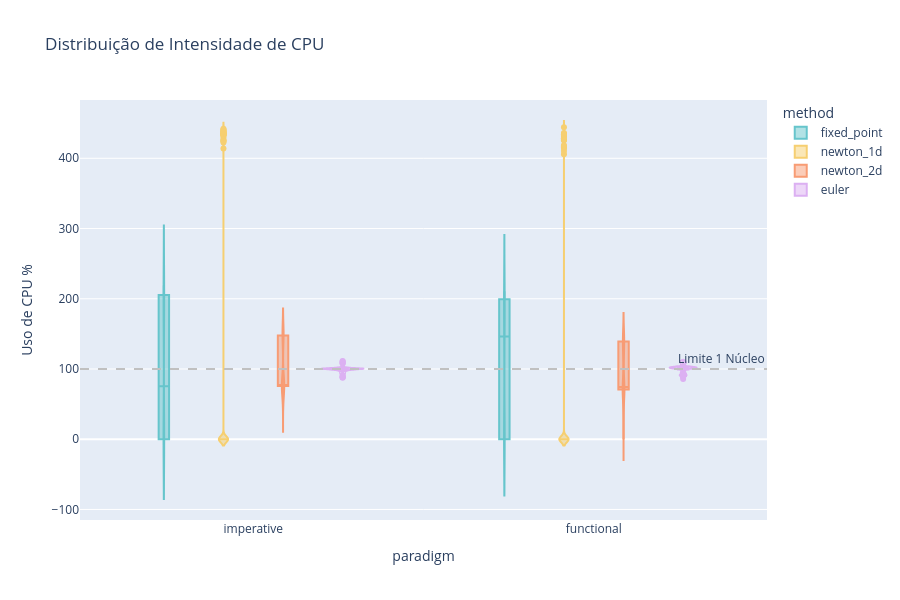

Here is the notebook cell this chart was saved with:
### Code cell
fig2 = px.violin(df, x="paradigm", y="cpu_usage_percent", color="method",
                box=True, # Adiciona um boxplot pequeno dentro do violino
                points="suspectedoutliers",
                title="Distribuição de Intensidade de CPU",
                labels={"cpu_usage_percent": "Uso de CPU %"},
                color_discrete_sequence=px.colors.qualitative.Pastel)

# Adicionando a linha de referência de 100% (1 núcleo)
fig2.add_hline(y=100, line_dash="dash", line_color="#C0C0C0", annotation_text="Limite 1 Núcleo")

fig2.update_layout(height=600)
fig2.show()

### Figure 1 — Plotly figure (JSON) as saved in the notebook; plotly's stock layout.template omitted (floating-point values rounded to 4 significant figures; data arrays with more than 128 entries replaced by an {"elided": "..."} marker saying what was removed)
{"data": [{"alignmentgroup": "True", "box": {"visible": true}, "hovertemplate": "method=fixed_point<br>paradigm=%{x}<br>Uso de CPU %=%{y}<extra></extra>", "legendgroup": "fixed_point", "marker": {"color": "rgb(102, 197, 204)"}, "name": "fixed_point", "offsetgroup": "fixed_point", "orientation": "v", "points": "suspectedoutliers", "scalegroup": "True", "showlegend": true, "type": "violin", "x": {"elided": "200 str values"}, "x0": " ", "xaxis": "x", "y": {"elided": "200 float values"}, "y0": " ", "yaxis": "y"}, {"alignmentgroup": "True", "box": {"visible": true}, "hovertemplate": "method=newton_1d<br>paradigm=%{x}<br>Uso de CPU %=%{y}<extra></extra>", "legendgroup": "newton_1d", "marker": {"color": "rgb(246, 207, 113)"}, "name": "newton_1d", "offsetgroup": "newton_1d", "orientation": "v", "points": "suspectedoutliers", "scalegroup": "True", "showlegend": true, "type": "violin", "x": {"elided": "200 str values"}, "x0": " ", "xaxis": "x", "y": {"elided": "200 float values"}, "y0": " ", "yaxis": "y"}, {"alignmentgroup": "True", "box": {"visible": true}, "hovertemplate": "method=newton_2d<br>paradigm=%{x}<br>Uso de CPU %=%{y}<extra></extra>", "legendgroup": "newton_2d", "marker": {"color": "rgb(248, 156, 116)"}, "name": "newton_2d", "offsetgroup": "newton_2d", "orientation": "v", "points": "suspectedoutliers", "scalegroup": "True", "showlegend": true, "type": "violin", "x": {"elided": "200 str values"}, "x0": " ", "xaxis": "x", "y": {"elided": "200 float values"}, "y0": " ", "yaxis": "y"}, {"alignmentgroup": "True", "box": {"visible": true}, "hovertemplate": "method=euler<br>paradigm=%{x}<br>Uso de CPU %=%{y}<extra></extra>", "legendgroup": "euler", "marker": {"color": "rgb(220, 176, 242)"}, "name": "euler", "offsetgroup": "euler", "orientation": "v", "points": "suspectedoutliers", "scalegroup": "True", "showlegend": true, "type": "violin", "x": {"elided": "200 str values"}, "x0": " ", "xaxis": "x", "y": {"elided": "200 float values"}, "y0": " ", "yaxis": "y"}], "layout": {"annotations": [{"showarrow": false, "text": "Limite 1 Núcleo", "x": 1, "xanchor": "right", "xref": "x domain", "y": 100, "yanchor": "bottom", "yref": "y"}], "height": 600, "legend": {"title": {"text": "method"}, "tracegroupgap": 0}, "shapes": [{"line": {"color": "#C0C0C0", "dash": "dash"}, "type": "line", "x0": 0, "x1": 1, "xref": "x domain", "y0": 100, "y1": 100, "yref": "y"}], "title": {"text": "Distribuição de Intensidade de CPU"}, "violinmode": "group", "xaxis": {"anchor": "y", "domain": [0, 1], "title": {"text": "paradigm"}}, "yaxis": {"anchor": "x", "domain": [0, 1], "title": {"text": "Uso de CPU %"}}}}
